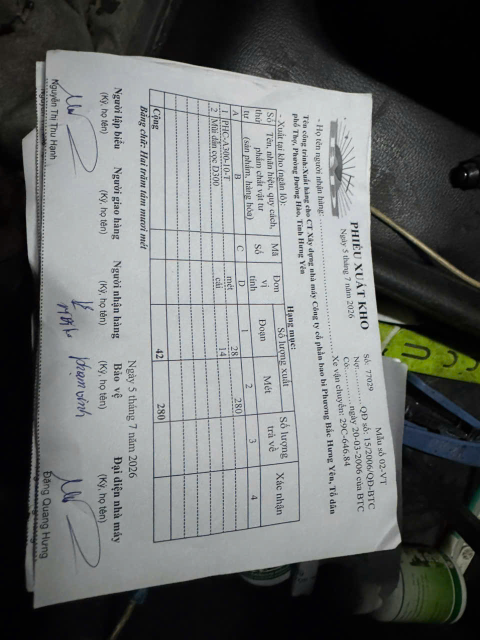
#> input picture safe_fleet_driver_ui/assets/test_documents/phieutest.jpg, 960 x 1280 px (shown at 1/2 size)
$ python -i common.py   (imports and definitions only)
#> lines starting #> are read from the running program, lines starting #| are printed output that depends on the picture; after the words box and inside, x2 and y2 are one past the last pixel; in counts of white or black regions, pixels touching at a corner belong together
#> further down, picture is the input picture: shape (1280, 960, 3); mean B, G, R 110, 110.7, 107.7
from __future__ import annotations

import re
import unicodedata
from dataclasses import dataclass

import cv2
import numpy as np


@dataclass(frozen=True)
class OcrLine:
    text: str
    left: int
    top: int
    right: int
    bottom: int
    confidence: float

    @property
    def height(self) -> int:
        return max(1, self.bottom - self.top)


def fold(value: str) -> str:
    value = unicodedata.normalize("NFD", value).lower().replace("đ", "d")
    value = "".join(character for character in value if not unicodedata.combining(character))
    return re.sub(r"[^a-z0-9]+", " ", value).strip()


def order_points(points: np.ndarray) -> np.ndarray:
    points = points.astype("float32")
    result = np.zeros((4, 2), dtype="float32")
    sums = points.sum(axis=1)
    differences = np.diff(points, axis=1).reshape(-1)
    result[0] = points[np.argmin(sums)]
    result[2] = points[np.argmax(sums)]
    result[1] = points[np.argmin(differences)]
    result[3] = points[np.argmax(differences)]
    return result


def warp_document(image: np.ndarray) -> np.ndarray:
    """Detect the sheet generically and rectify it without knowing its contents."""
    height, width = image.shape[:2]
#> height = 1280; width = 960
    scale = min(1.0, 1400.0 / max(height, width))
#> scale = 1
    preview = cv2.resize(image, None, fx=scale, fy=scale, interpolation=cv2.INTER_AREA)
    gray = cv2.cvtColor(preview, cv2.COLOR_BGR2GRAY)
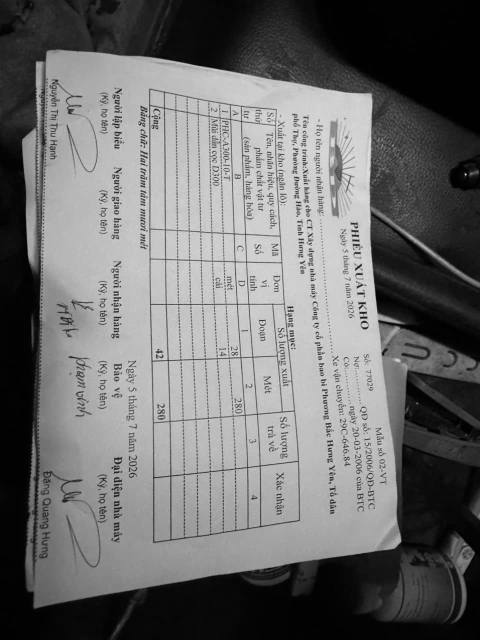
#> gray: shape (1280, 960) (shown at 1/2 size); min 0, max 245, mean 109.8
    gray = cv2.GaussianBlur(gray, (5, 5), 0)
    # Ngưỡng tương đối thấp giữ lại cả mép giấy bị bóng tối. Các nếp gấp có
    # thể làm contour có hơn bốn đỉnh, nên tăng epsilon dần để lấy tứ giác.
    _, bright = cv2.threshold(gray, 105, 255, cv2.THRESH_BINARY)
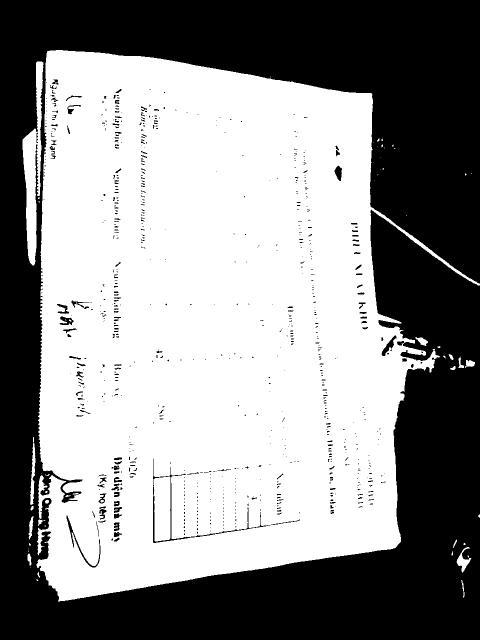
#> bright: shape (1280, 960) (shown at 1/2 size); 56.5% white; 750 black regions (619 under 20 px), largest, box (x1, y1, x2, y2) and area: (0, 0, 960, 1280) 522394, (306, 917, 541, 1086) 1331, (133, 1031, 201, 1135) 583
    kernel = cv2.getStructuringElement(cv2.MORPH_RECT, (19, 19))
    mask = cv2.morphologyEx(bright, cv2.MORPH_CLOSE, kernel, iterations=2)
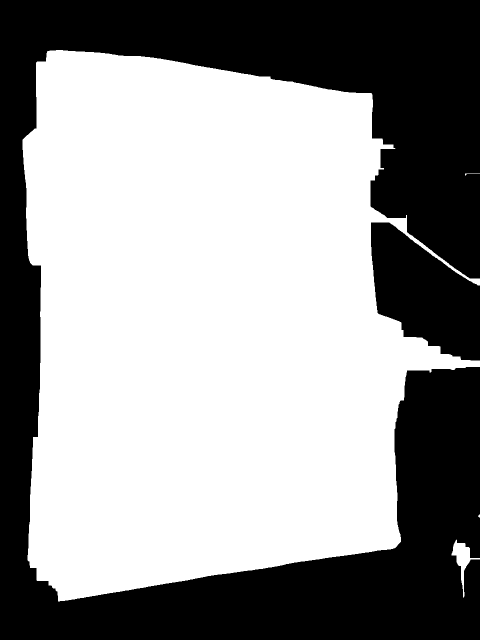
#> mask: shape (1280, 960) (shown at 1/2 size); 59.1% white; 2 black regions
    contours, _ = cv2.findContours(mask, cv2.RETR_EXTERNAL, cv2.CHAIN_APPROX_SIMPLE)
#> contours = 4 contours, 2 with area under 20; largest, box (x1, y1, x2, y2) and area: (45, 100, 960, 1203) 721896, (903, 1079, 960, 1196) 1540
    if not contours:
        return image
    candidates = sorted(contours, key=cv2.contourArea, reverse=True)
#> candidates has the same summary as contours
    page = next(
        (contour for contour in candidates if cv2.contourArea(contour) > preview.size * 0.035),
        candidates[0],
    )
#> page = contour of 927 points, box (x1, y1, x2, y2) (45, 100, 960, 1203), area 721896
    perimeter = cv2.arcLength(page, True)
#> perimeter = 4568.7
    polygon = None
    for epsilon in (0.02, 0.03, 0.04, 0.045, 0.05, 0.06):
        candidate = cv2.approxPolyDP(page, epsilon * perimeter, True)
        if len(candidate) == 4:
            polygon = candidate
            break
#> this loop made 4 passes
#> polygon on pass 4: [[95, 102], [73, 1160], [790, 1095], [743, 187]]
    if polygon is None:
        polygon = cv2.approxPolyDP(page, 0.025 * perimeter, True)
    if len(polygon) == 4:
        points = polygon.reshape(4, 2).astype("float32") / scale
#> points = [[95, 102], [73, 1160], [790, 1095], [743, 187]]
    else:
        rectangle = cv2.minAreaRect(page)
        points = cv2.boxPoints(rectangle).astype("float32") / scale

    top_left, top_right, bottom_right, bottom_left = order_points(points)
#> in order_points, `sums = points.sum(axis=1)`: sums = [197, 1233, 1885, 930]
#> in order_points, `differences = np.diff(points, axis=1).reshape(-1)`: differences = [7, 1087, 305, -556]
#> top_left = [95, 102]; top_right = [743, 187]; bottom_right = [790, 1095]; bottom_left = [73, 1160]
    target_width = int(
        max(np.linalg.norm(bottom_right - bottom_left), np.linalg.norm(top_right - top_left))
    )
#> target_width = 719
    target_height = int(
        max(np.linalg.norm(top_right - bottom_right), np.linalg.norm(top_left - bottom_left))
    )
#> target_height = 1058
    if target_width < width * 0.35 or target_height < height * 0.35:
        return image
    destination = np.array(
        [[0, 0], [target_width - 1, 0], [target_width - 1, target_height - 1], [0, target_height - 1]],
        dtype="float32",
    )
#> destination = [[0, 0], [718, 0], [718, 1057], [0, 1057]]
    matrix = cv2.getPerspectiveTransform(
        np.array([top_left, top_right, bottom_right, bottom_left], dtype="float32"),
        destination,
    )
#> matrix = [[0.945, 0.0196, -91.77], [-0.145, 1.1, -98.84], [-0.000222, 0.000107, 1]]
    return cv2.warpPerspective(
        image,
        matrix,
        (target_width, target_height),
        flags=cv2.INTER_CUBIC,
        borderMode=cv2.BORDER_REPLICATE,
    )
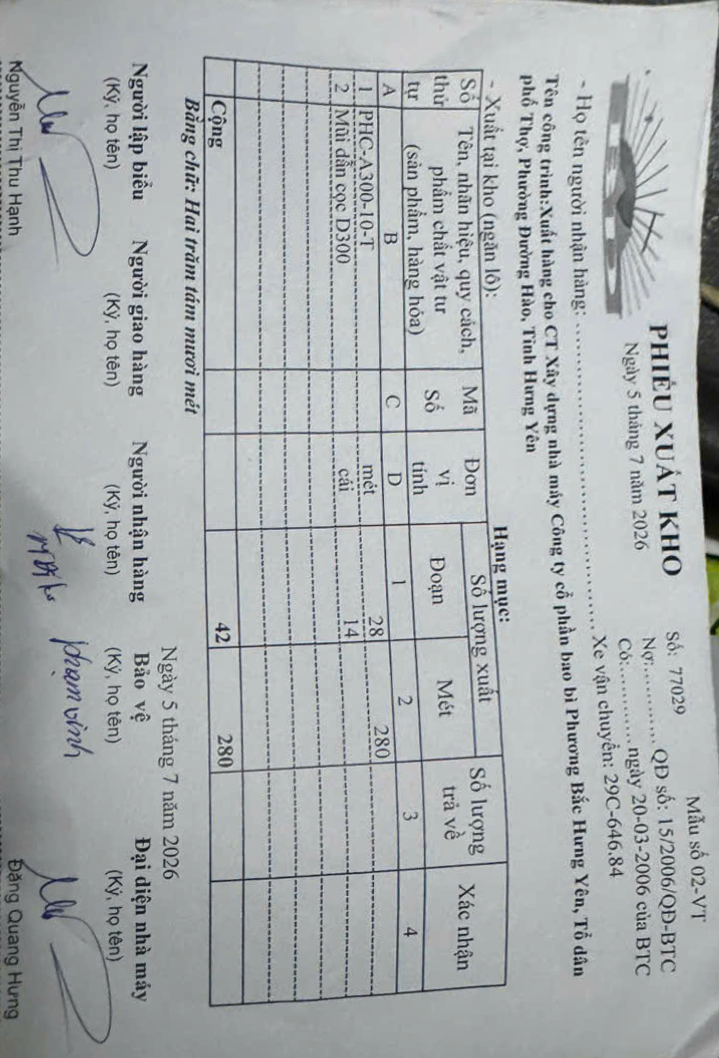
#> returned value: shape (1058, 719, 3); mean of channels 0, 1, 2 177.6, 176.2, 171.9; drawn as B, G, R


def enhance_for_ocr(image: np.ndarray, upscale: float = 2.0) -> np.ndarray:
    gray = cv2.cvtColor(image, cv2.COLOR_BGR2GRAY)
    background = cv2.GaussianBlur(gray, (0, 0), sigmaX=19, sigmaY=19)
    normalized = cv2.divide(gray, background, scale=245)
    normalized = cv2.createCLAHE(clipLimit=1.7, tileGridSize=(8, 8)).apply(normalized)
    if upscale != 1:
        normalized = cv2.resize(
            normalized, None, fx=upscale, fy=upscale, interpolation=cv2.INTER_CUBIC
        )
    return cv2.fastNlMeansDenoising(normalized, None, 7, 7, 21)


def rotate_right_angle(image: np.ndarray, angle: int) -> np.ndarray:
    return {
        0: image,
        90: cv2.rotate(image, cv2.ROTATE_90_CLOCKWISE),
        180: cv2.rotate(image, cv2.ROTATE_180),
        270: cv2.rotate(image, cv2.ROTATE_90_COUNTERCLOCKWISE),
    }[angle]

>>> import cv2
>>> picture = cv2.imread('../../../../safe_fleet_driver_ui/assets/test_documents/phieutest.jpg')
>>> result = warp_document(picture)
